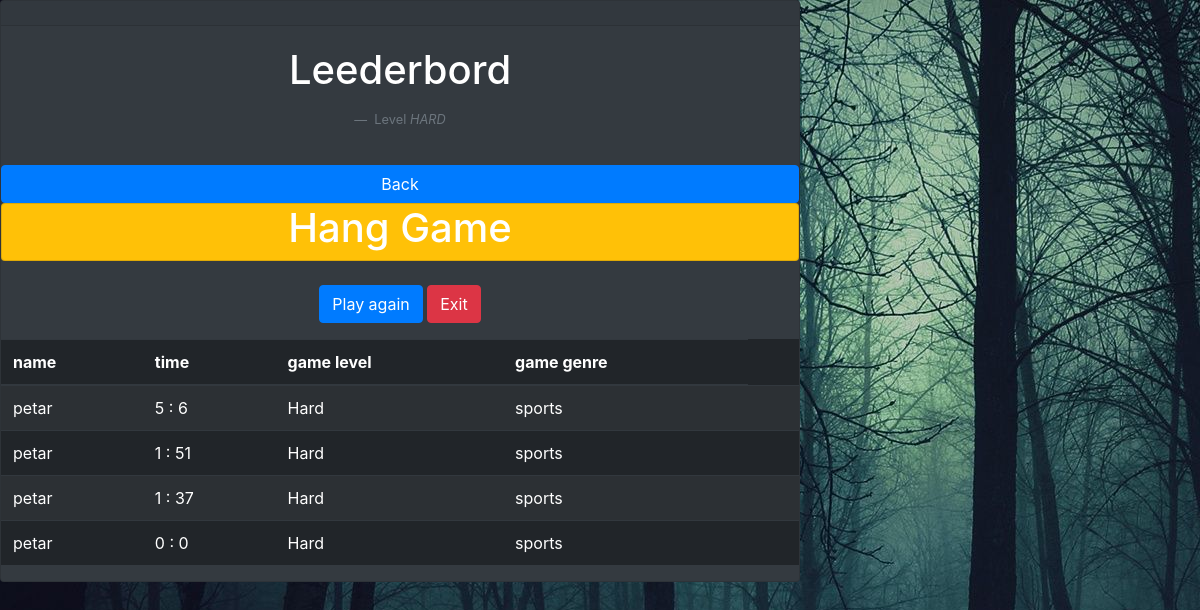
/leederbord_hard.php, run on the app's committed database.
### tables this page shows
CREATE TABLE `leederbord` (
  `leederbord_id` int(11) NOT NULL,
  `time` varchar(20) DEFAULT NULL,
  `player_id` int(11) NOT NULL,
  `game_level_id` int(11) NOT NULL,
  `game_genre_id` int(11) NOT NULL
);

CREATE TABLE `players` (
  `player_id` int(11) NOT NULL,
  `player_name` varchar(100) NOT NULL,
  `player_password` varchar(100) NOT NULL,
  `player_email` varchar(100) NOT NULL,
  `player_years` varchar(11) NOT NULL,
  `player_gender` varchar(11) NOT NULL
);

CREATE TABLE `game_levels` (
  `game_level_id` int(11) NOT NULL,
  `game_level_choice` varchar(20) NOT NULL
);

CREATE TABLE `game_genres` (
  `game_genre_id` int(11) NOT NULL,
  `game_genre_name` varchar(20) NOT NULL
);

### includes/functions.php (called while the page is built, shortened)
<?php
function timeFormatter(int $time){
  $min = $time / 60;
  $sec = $time % 60;
  $stringTime =  number_format($min, 0) . ' : ' . $sec ;
  return $stringTime;
}

### leederbord_hard.php (the view, shortened to what this page needs)
<div class="card text-white bg-dark mb-3" style="max-width: 50rem;">
  <div class="card-header"></div>
  <div class="card-body">
	<h1> Leederbord </h1>
	<figure class="text-end">
  <figcaption class="blockquote-footer">
    Level <cite title="Source Title">HARD</cite>
  </figcaption>
</figure>
</head>
<body>
</div>
	<a button class="btn btn-primary" type="button" href= Leederbord.php>Back</button></a>
	<?php
	include "includes/head.php" ;
	include "includes/functions.php" ;
	$read_query = "SELECT game_levels.game_level_id, player_name, leederbord.time ,game_levels.game_level_choice ,game_genres.game_genre_name FROM players JOIN leederbord ON players.player_id = leederbord.player_id JOIN game_levels ON game_levels.game_level_id = leederbord.game_level_id JOIN game_genres ON game_genres.game_genre_id = leederbord.game_genre_id WHERE leederbord.game_level_id = 3";
	$result = mysqli_query($conn, $read_query);?>
		<?php
			if(mysqli_num_rows($result) > 0){
			echo "<table class='table table-dark table-striped'>";
				echo "<thead>";
					echo "<tr>";
						echo "<th>name</th>";
						echo "<th>time</th>";
						echo "<th>game level</th>";
						echo "<th>game genre</th>";
					echo "</tr>";
				echo "</thead>";
			echo "<tbody>";
			while($row = mysqli_fetch_assoc($result)){
				echo "<tr>";
					echo "<td>".$row['player_name']."</td>";
					echo "<td>".timeFormatter($row['time'])."</td>";
					echo "<td>".$row['game_level_choice']."</td>";
					echo "<td>".$row['game_genre_name']."</td>";
					echo "<td></td>";
					echo "</tr>";
			}
		}?>
<p>
	<div class="d-grid gap-2">
  		<a button class="btn btn-primary" type="button" href= pregame.php>Play again</button></a>
  	 	<a button class="btn btn-danger" type="button" href= index.php>Exit</button></a>
  </p>
		<?php  include "includes/footer.php" ;?>

### style.css (style rules this page uses)
div { text-align: center; }
body { background-image: url('background/forest.jpg'); }
h1,h2,h3 { text-align: center; color: white; }
div { color: white; }
p,label { color: white; text-align: center; }

### data on the page
leederbord: player.player_name "petar", time "5 : 6", game_level.game_level_choice "Hard", game_genre.game_genre_name "sports"
leederbord: player.player_name "petar", time "1 : 51", game_level.game_level_choice "Hard", game_genre.game_genre_name "sports"
leederbord: player.player_name "petar", time "1 : 37", game_level.game_level_choice "Hard", game_genre.game_genre_name "sports"
leederbord: player.player_name "petar", time "0 : 0", game_level.game_level_choice "Hard", game_genre.game_genre_name "sports"
